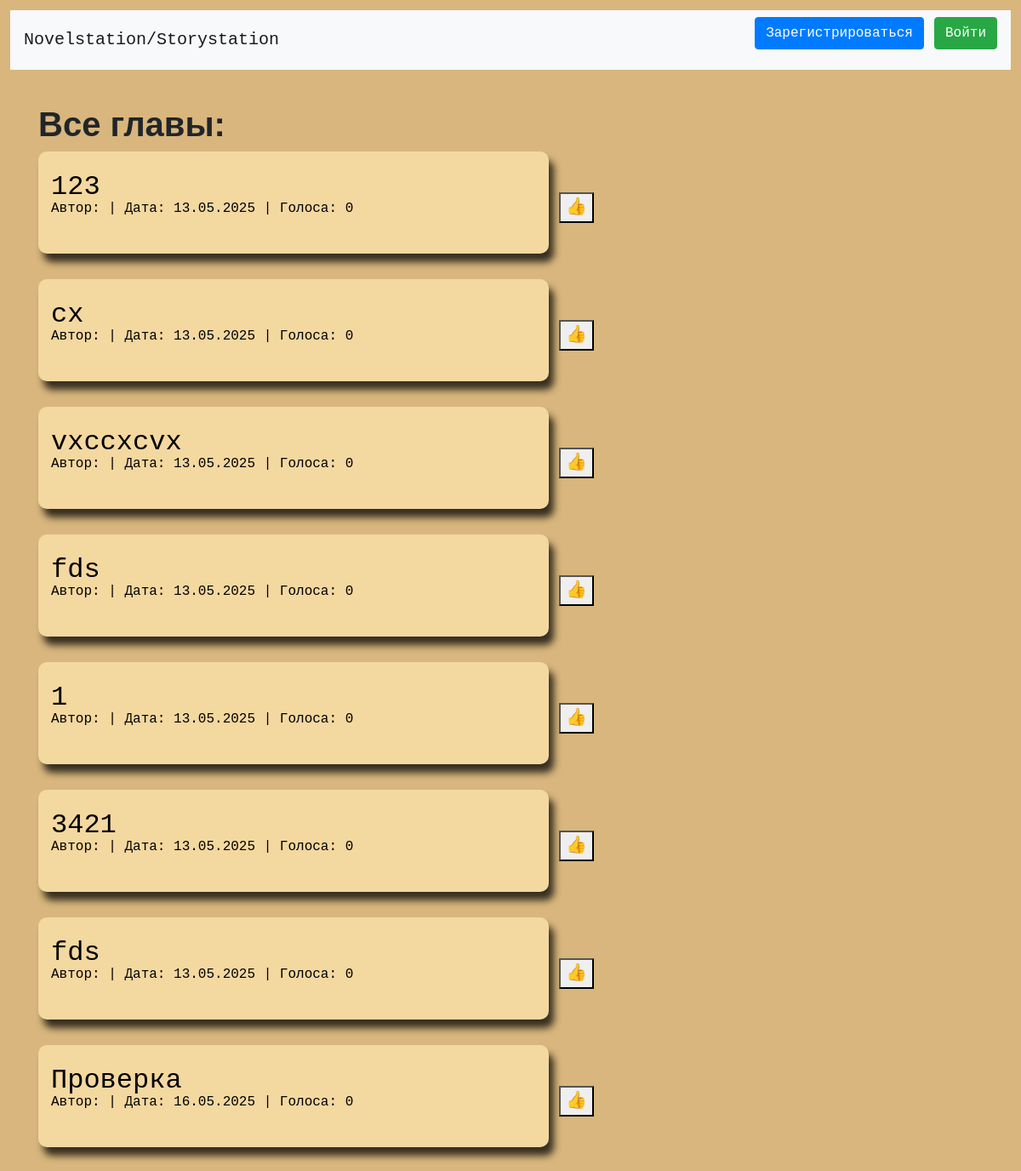
Before: / with the older database file.
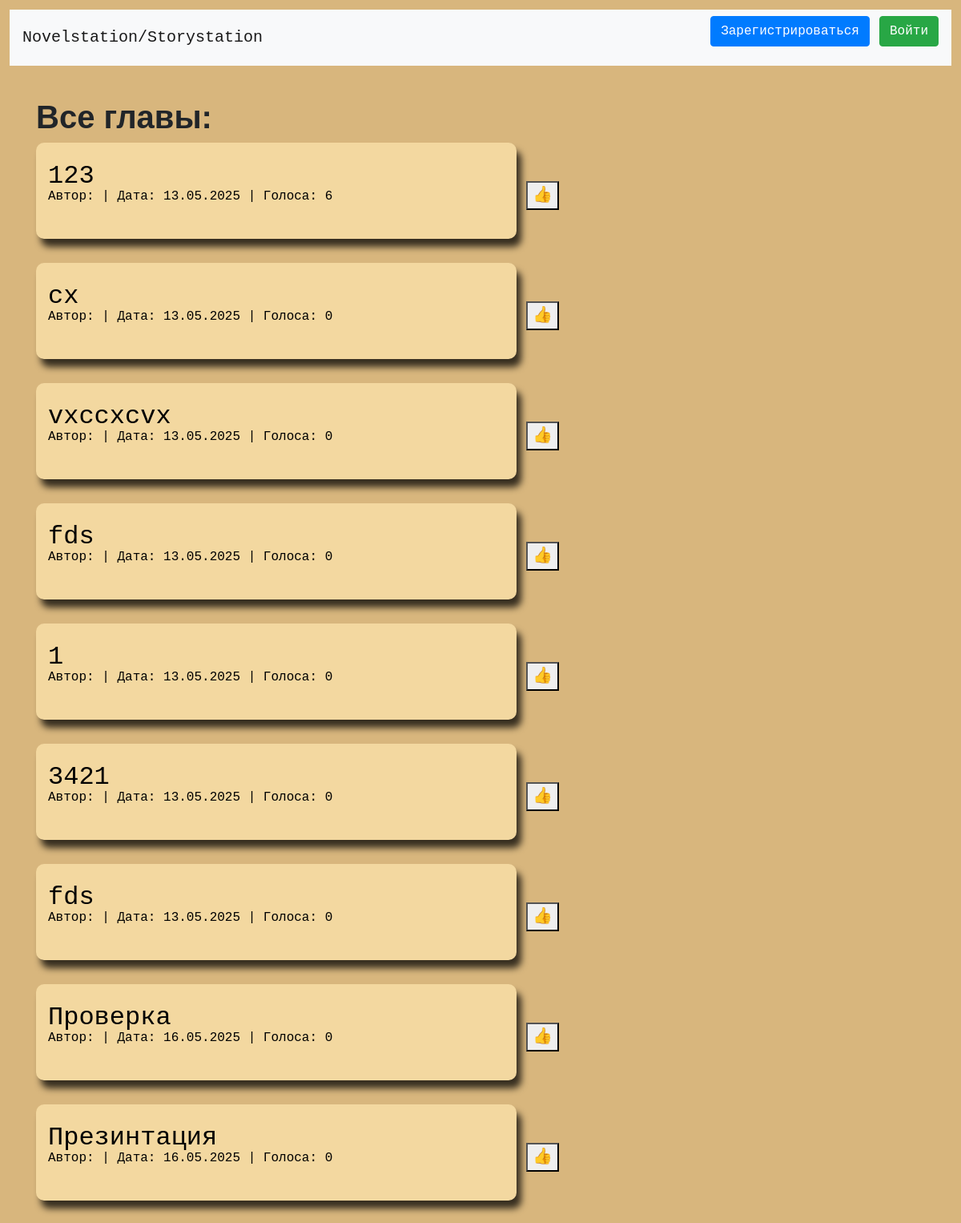
After: the same page with the newer database file.
### data/chapters.py (models this page shows)
class Chapter(SqlAlchemyBase, UserMixin):
    __tablename__ = 'chapters'
    id = Column(Integer, primary_key=True)
    author_id = Column(Integer, ForeignKey("users.id"))
    state = Column(Integer, default=0)  # 0-первая глава 1-продолжениеб 2-концовка
    votes = Column(Integer, default=0)
    date = Column(DateTime, default=datetime.utcnow)
    content = Column(Text, nullable=False, default='')
    title = Column(Text, nullable=False)
    next = Column(ARRAY(Integer), nullable=True, default=json.dumps([]))

### server.py (the view)
@app.route('/')
def index():
    db_sess = db_session.create_session()
    chapters = [char for char in db_sess.query(Chapter).all() if char.state == 0]
    return render_template('index.html', chapters=chapters, title='Лента')

### data/db_session.py (called while the page is built)
def create_session() -> Session:
    global __factory
    return __factory()

### templates/index.html (shortened to what this page needs)
{% extends "base.html" %}
{% block head %}
<link rel="stylesheet" href="../static/base.css">
{% endblock %}
{% block content %}
<br>
<h1>Все главы:</h1>
{% for chapter in chapters %}
    <a href="/read/{{ chapter.id }}">
        <button class="editorSheet" style='overflow: hidden; border-radius: 10px; min-height: 10vw; max-height: 20vw'>
            <h2 style="margin-bottom: -10px">{{ chapter.title|safe }}</h2>
            <div style="overflow-wrap: anywhere">
                <small style="margin-top: -10px">Автор: {{ current_user.name|safe }} | Дата: {{ chapter.date.strftime('%d.%m.%Y') }} | Голоса: {{ chapter.votes|safe }}</small>
            </div>
        </button>
    </a>
    <a href="/vote/{{ chapter.id }}{{index}}">
        <button class="vote-btn">👍</button>
    </a>
    <br>
    <br>
{% endfor %}
{% endblock %}

### templates/base.html (shortened to what this page needs)
<!doctype html>
<html lang="ru">
<head>
    <link rel="stylesheet"
          href="https://stackpath.bootstrapcdn.com/bootstrap/4.4.1/css/bootstrap.min.css"
>
    {% block head %}{% endblock %}
</head>
<body>
<header>
    <nav class="navbar navbar-light bg-light">
        <a class="navbar-brand" href="/">Novelstation/Storystation</a>
        {% if current_user.is_authenticated %}
        <form action="/personal/{{ current_user.id }}">
            <button style="font-size: 30px" type="text" required>🖋</button>
        </form>
        <a class="navbar-brand" href="/profile/{{ current_user.id }}">{{ current_user.name }}</a>
        {% else %}
        <p>
            <a class="btn btn-primary " href="/register">Зарегистрироваться</a>
            <a class="btn btn-success" href="/login">Войти</a>
        </p>
        {% endif %}
    </nav>
</header>
<main role="main" class="container">
    <div style="margin-top: 10px">
    {% block content %}{% endblock %}
    </div>
</main>
</body>
</html>

### static/base.css (style rules this page uses)
body { text-align: left; margin: 1vw; font-family: Courier New, Courier, sans-serif; font-size: 20px; background-color: #d8b67d; }
.editorSheet { width: 50vw; min-height: 100vw; margin-left: 0; border: 0 solid; text-align: left; background-color: #f3d8a0; -webkit-box-shadow: 6px 10px 9px 0 rgba(0, 0, 0, 0.75); -moz-box-shadow: 6px 10px 9px 0 rgba(0, 0, 0, 0.75); box-shadow: 6px 10px 9px 0 rgba(0, 0, 0, 0.75); padding: 15px; }
h1 { font-size: 40px; font-family: Tahoma, sans-serif; font-weight: 900; }

Changed rows visible on the page:
changed Chapter (number 1 of 9 on the later page): votes "0" → "6"
added Chapter: title "Презинтация", date "16.05.2025", votes "0"
